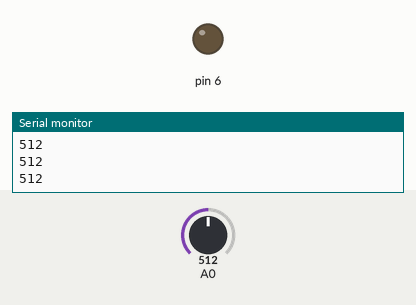
This sketch was run on a simulated Arduino Uno, built with avr-gcc and run on an emulated ATmega328P. Parts: output pins drawn as LEDs (lit = HIGH), the last lines printed to the serial monitor. The test bench sets the inputs (shaded band); at power-on: A0 = 512.

Above: at 1.2 s.
1.3 s: A0 set to 500
At 2.5 s:
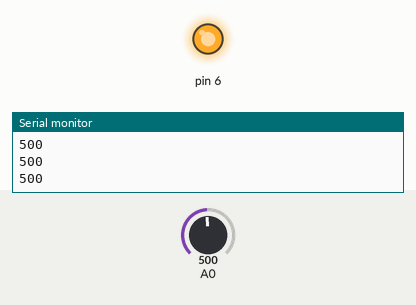
2.8 s: A0 set to 306
At 4.0 s:
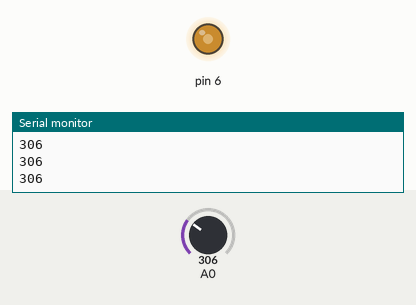
Timing chart, 0 to 5.8 s (numbered marks = the images above; inputs shaded):
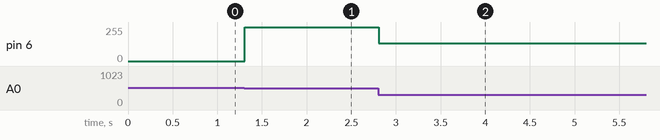

Measured:
- the behaviour switches between 501 and 500 on A0 (found by bisection; images 0 and 1)
- after the input at 1.3 s, pin 6: 0/255 → 255/255 at once
- after the input at 2.8 s, pin 6: 255/255 → 134/255 at once

The sketch:

sketch_depth.ino
```cpp
void setup() {
  // PWM PIN : 3,5,6,9,10,11
  pinMode(6, OUTPUT);

  // 9600bpsでシリアルを開く
  // "ツール" -> "シリアルモニタ"で閲覧可能
  Serial.begin(9600);
}

void loop() {
  // センサーから値を取得
  int val = analogRead(0);

  // 平均値を使う場合はこっち
  // int val = avgread(0);

  // シリアルに出力(表示用)
  Serial.println(val);

  // LEDの強弱の値にする
  if (val >= 90 && val <= 500) {
    analogWrite(6, map(val, 90, 500, 0, 255));
  } else {
    analogWrite(6, 0);
  }

  delay(100);
}

// 平均値を取得する時の関数
#define READ_COUNT 100
int avgread(int pin) {
  int avg = 0;
  for (int i = 0 ;i < READ_COUNT; i++) {
    avg += analogRead(pin);
  }
  return avg/READ_COUNT;
}
```
